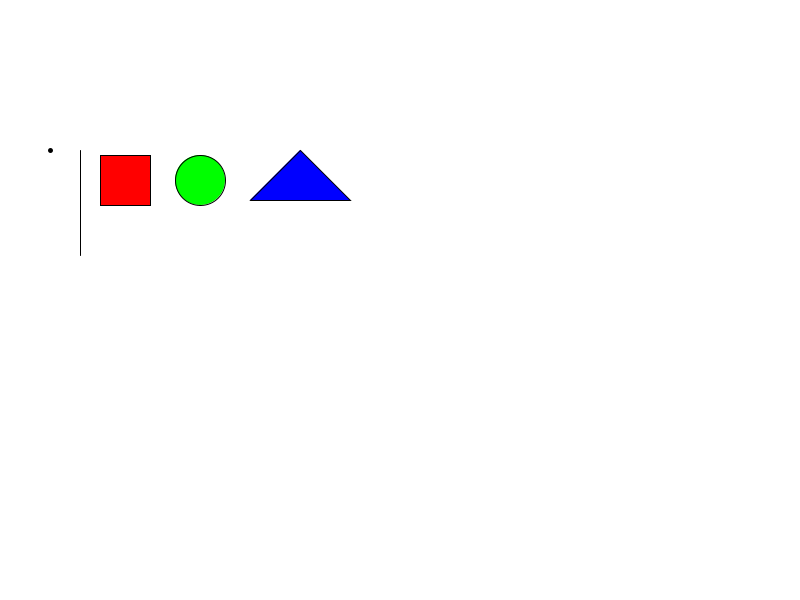
Frame 1 (no input)
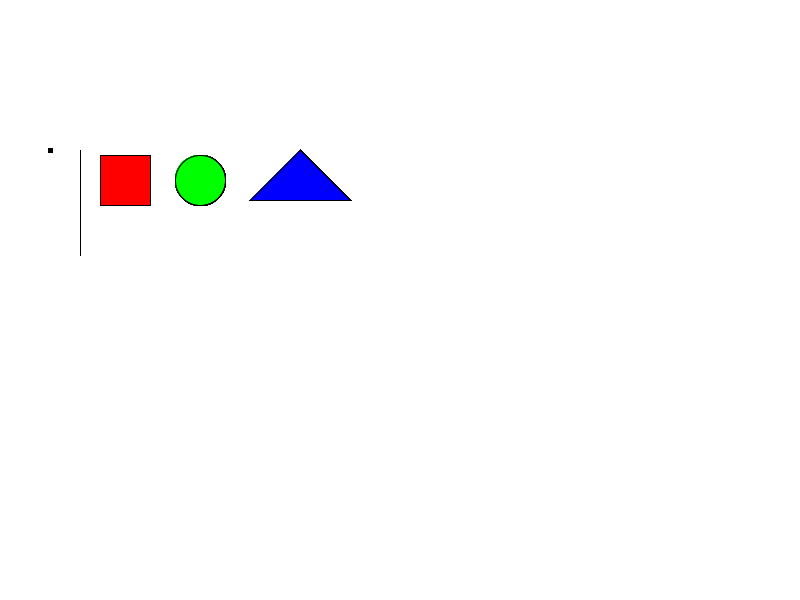
Frame 60 (the mouse pressed at the canvas centre just before this capture)
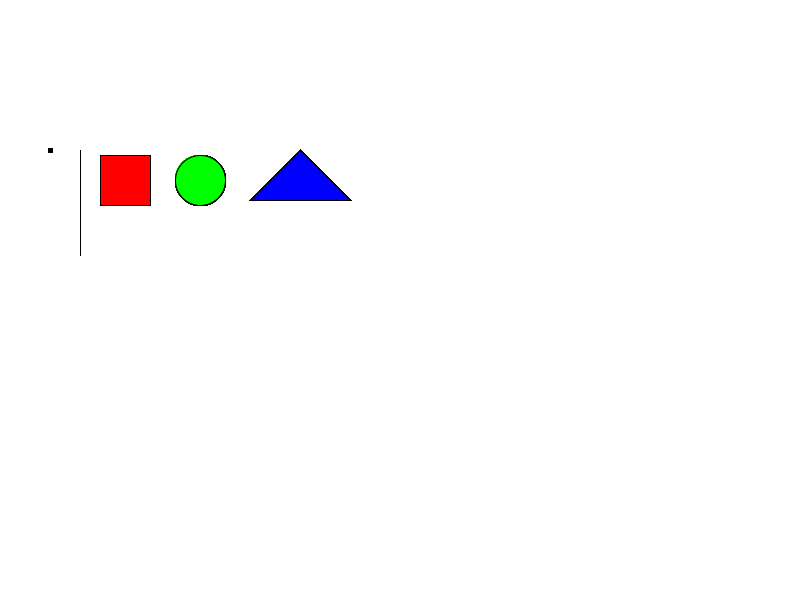
Frame 120 (the mouse held since frame 60 and released just before this capture)

The Processing sketch that drew these frames (run headless with seeded random() and noise(); from frame 60 on, the mouse is pressed at the canvas centre):

// Processing sketch: ContornosyColores
// ── ContornosyColores.pde
//Atributos de formas y primitivas geométricas
void setup(){ //Definimos el tamaño de nuestro canvas
  size(800,600);
  background(255);//Fondo de canvas, el valor 255 representa el color blanco
}
void draw(){ //Inicializamos el bloque de instrucciones para dibujar en el canvas
  //Iniciamos dibujando un punto en el canvas, se especifica la coordenada x,y
  stroke(0); //Color de contorno 0 representa el color negro
  strokeWeight(5); //Grosor de contorno
  point(50,150);
 

  //Para dibujar una línea se tienen las siguientes propiedades line(x1,y1,x2,y2); es decir, line(punto A, punto B).
  strokeWeight(1); //Grosor de contorno 
  stroke(0); //Se define el color de contorno en negro. ¡¡IMPORTANTE!! Las líneas de código se ejecutan en orden secuencial, por lo tanto, desde aquí, todas las siguientes formas tendrán este grosor y color de contorno
  line(80,150,80,255);
 

  //Para un rectángulo se especifican las siguientes propiedades (x,y, ancho y alto)
  fill(255,0,0); //Color de relleno de rectángulo en formato RGB (Red, Green, Blue), el primer valor 255 representa el valor máximo de intensidad del rojo
  rect(100,155, 50,50);
  
  //Para dibujar una elipse se especifica de la siguiente manera: ellipse(x,y,ancho,alto)
  fill(0,255,0); //Color de relleno de elipse en formato RGB (Red, Green, Blue), el segundo valor 255 representa el valor máximo de intensidad del verde
  ellipse(200,180,50,50);
    
  fill(0,0,255);
  triangle(250, 200, 350,200, 300, 150); //Color de relleno de triángulo en formato RGB (Red, Green, Blue), el tercer valor 255 representa el valor máximo de intensidad del azul
}
